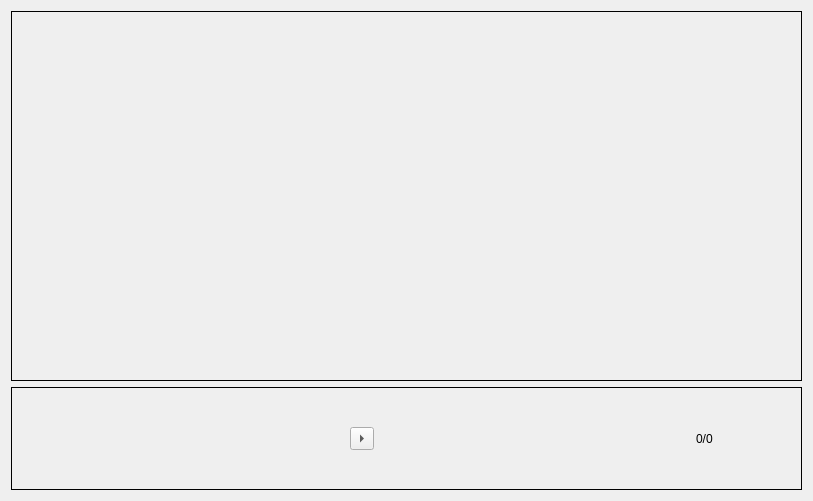
<?xml version="1.0" encoding="UTF-8"?>
<ui version="4.0">
 <class>Form</class>
 <widget class="QWidget" name="Form">
  <property name="geometry">
   <rect>
    <x>0</x>
    <y>0</y>
    <width>813</width>
    <height>501</height>
   </rect>
  </property>
  <property name="windowTitle">
   <string>Form</string>
  </property>
  <layout class="QVBoxLayout" name="verticalLayout">
   <item>
    <widget class="QFrame" name="frame">
     <property name="frameShape">
      <enum>QFrame::Panel</enum>
     </property>
     <property name="frameShadow">
      <enum>QFrame::Plain</enum>
     </property>
     <layout class="QVBoxLayout" name="verticalLayout_2">
      <item>
       <widget class="QWidget" name="widget" native="true"/>
      </item>
     </layout>
    </widget>
   </item>
   <item>
    <widget class="QFrame" name="frame_2">
     <property name="maximumSize">
      <size>
       <width>16777215</width>
       <height>103</height>
      </size>
     </property>
     <property name="frameShape">
      <enum>QFrame::Panel</enum>
     </property>
     <property name="frameShadow">
      <enum>QFrame::Plain</enum>
     </property>
     <layout class="QVBoxLayout" name="verticalLayout_4">
      <item>
       <layout class="QVBoxLayout" name="verticalLayout_3">
        <item>
         <layout class="QHBoxLayout" name="horizontalLayout">
          <item>
           <widget class="QLabel" name="movieLabel">
            <property name="text">
             <string/>
            </property>
           </widget>
          </item>
          <item>
           <spacer name="horizontalSpacer_2">
            <property name="orientation">
             <enum>Qt::Horizontal</enum>
            </property>
            <property name="sizeHint" stdset="0">
             <size>
              <width>40</width>
              <height>20</height>
             </size>
            </property>
           </spacer>
          </item>
          <item>
           <widget class="QToolButton" name="playButton">
            <property name="text">
             <string/>
            </property>
            <property name="checkable">
             <bool>true</bool>
            </property>
            <property name="checked">
             <bool>false</bool>
            </property>
            <property name="autoRaise">
             <bool>false</bool>
            </property>
            <property name="arrowType">
             <enum>Qt::RightArrow</enum>
            </property>
           </widget>
          </item>
          <item>
           <spacer name="horizontalSpacer">
            <property name="orientation">
             <enum>Qt::Horizontal</enum>
            </property>
            <property name="sizeHint" stdset="0">
             <size>
              <width>40</width>
              <height>20</height>
             </size>
            </property>
           </spacer>
          </item>
          <item>
           <widget class="QLabel" name="label">
            <property name="minimumSize">
             <size>
              <width>96</width>
              <height>0</height>
             </size>
            </property>
            <property name="maximumSize">
             <size>
              <width>96</width>
              <height>16777215</height>
             </size>
            </property>
            <property name="baseSize">
             <size>
              <width>0</width>
              <height>0</height>
             </size>
            </property>
            <property name="text">
             <string>0/0</string>
            </property>
           </widget>
          </item>
         </layout>
        </item>
       </layout>
      </item>
     </layout>
    </widget>
   </item>
  </layout>
 </widget>
 <resources/>
 <connections/>
</ui>
